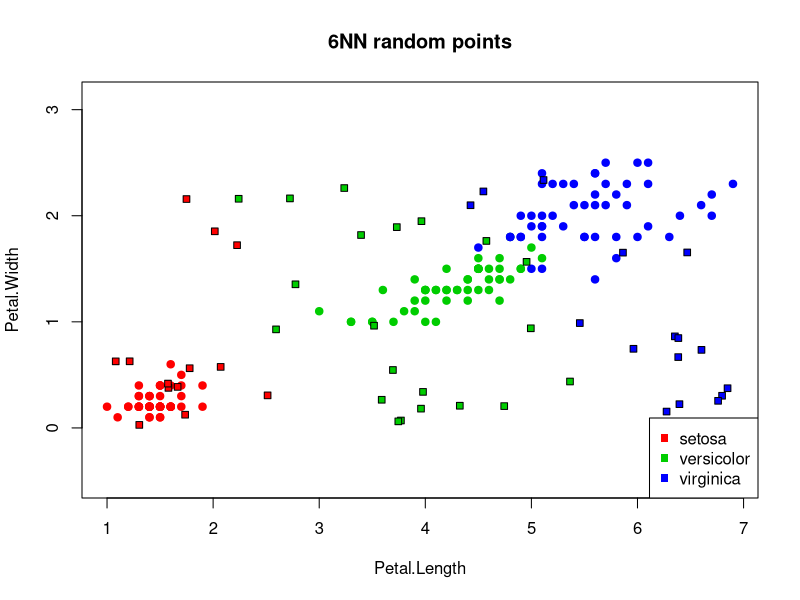

Write the R code that produced this figure.
colors <- c("setosa" = "red", "versicolor" = "green3", "virginica" = "blue")
plot(iris[, 3:4], pch = 21, bg = colors[iris$Species], col = colors[iris$Species], asp = 1)
title("6NN random points")

euclideanDistance <- function(u, v){
  sqrt(sum((u - v)^2))
}

sortObjectsByDist <- function(xl, z, metricFunction = euclideanDistance){
  l <- dim(xl)[1]
  n <- dim(xl)[2] - 1
  
  distances <- matrix(NA, l, 2)
  
  for (i in 1:l){
    distances[i, ] <- c(i, metricFunction(xl[i, 1:n], z))
  }
  
  orderedXl <- xl[order(distances[, 2]), ]
  
  return (orderedXl);
}

kNN <- function(xl, z, k){
  orderedXl <- sortObjectsByDist(xl, z)
  n <- dim(orderedXl)[2] - 1
  classes <- orderedXl[1:k, n + 1]
  counts <- table(classes)
  class <- names(which.max(counts))
  
  return (class)
}

painting <- function(x, y) {
  z <- c(x, y)
  xl <- iris[, 3:5]
  class <- kNN(xl, z, k=6)
  points(z[1], z[2], pch = 22, bg = colors[class], asp = 1)
}

testX <- runif(50, 1.0, 7.0)
testY <- runif(50, 0, 2.5)

for (i in 1:50){
  painting(testX[i], testY[i])
}

legend("bottomright", c("setosa", "versicolor", "virginica"), pch = c(15,15,15), col = c("red", "green3", "blue"))